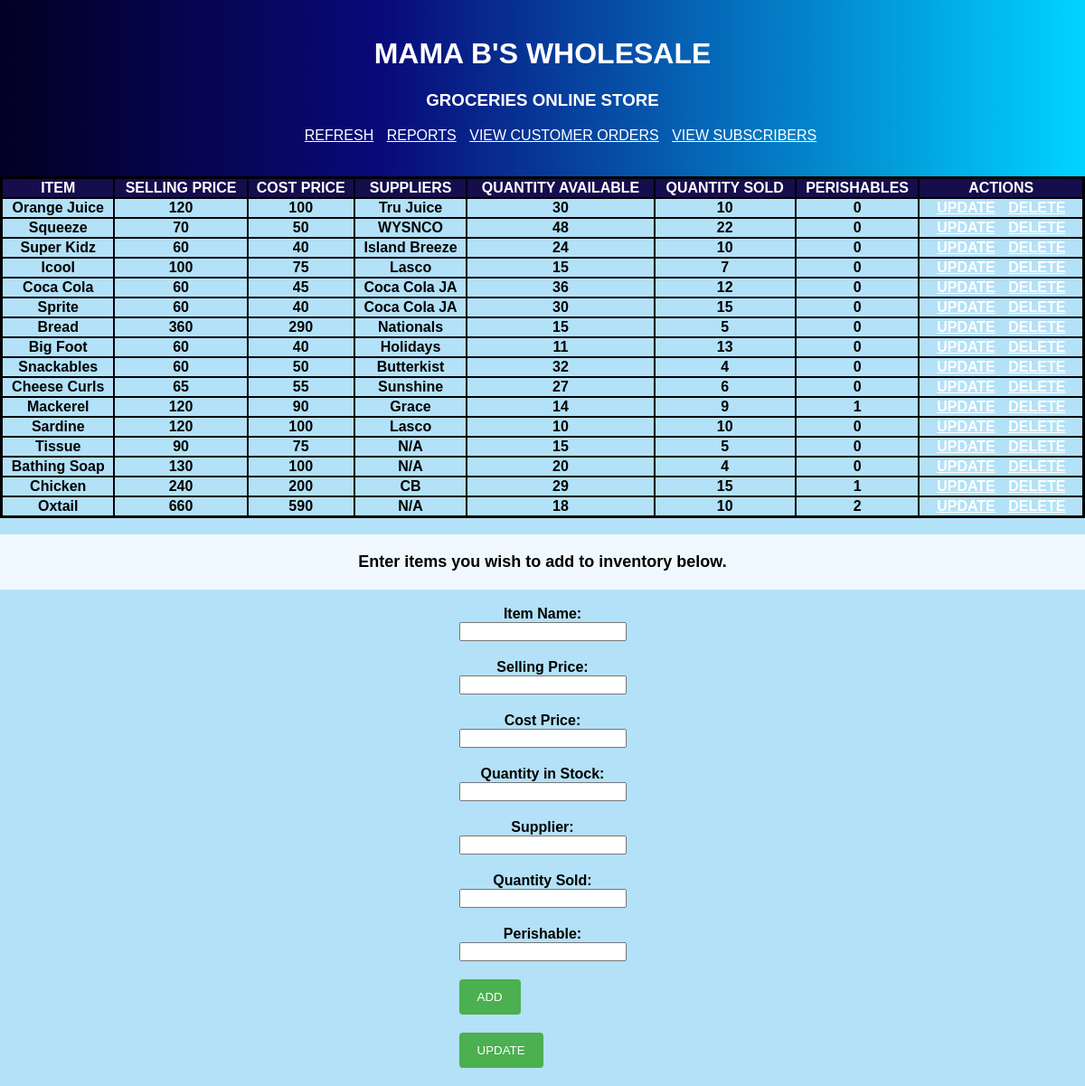
The app's page /PHP/Inventory.php with its own data.
### tables this page shows
CREATE TABLE ITEMS(
    Id INT NOT NULL AUTO_INCREMENT,
    name_item VARCHAR(64) NOT NULL,
    selling_price INT(255) NOT NULL,
    cost_price INT(255) NOT NULL,
    quantity_instock INT(255) NOT NULL, 
    supplier VARCHAR(64) NOT NULL,
    quantity_sold INT(255) NOT NULL,
    perishable INT(64) NOT NULL,
     PRIMARY KEY(Id)
);

### PHP/Inventory.php (the view, shortened to what this page needs)
<?php
$host = 'localhost';
$username = 'admin';
$password = 'mamab';
$dbname = 'INVENTORY';
$conn = new PDO("mysql:host=$host;dbname=$dbname", $username, $password);
$stmt = $conn->query("SELECT * FROM ITEMS;");
$results = $stmt->fetchAll(PDO::FETCH_ASSOC);
?>
<!DOCTYPE html>
<html lang="en">
<head>
    <link rel="stylesheet" href="../CSS/inventory.css" />
</head>
<body>
    <header>
        <h1>MAMA B'S WHOLESALE</h1>
        <h3>GROCERIES ONLINE STORE</h3>
        <nav>
            <ul>
                <a href="http://localhost/Swen_project1/PHP/Inventory.php" class="REFRESH" id="REFRESH">REFRESH</a>
                <a href="http://localhost/Swen_project1/PHP/Report.php">REPORTS</a>
                <a href="http://localhost/Swen_project1/PHP/CustomerOrders.php">VIEW CUSTOMER ORDERS</a>
                <a href="http://localhost/Swen_project1/PHP/ViewSubscribers.php">VIEW SUBSCRIBERS</a>
            </ul>
        </nav>
    </header>
    <main>
        <section class="updateInventory">
            <div class="firstDiv">
                <table>
                    <tr>
                        <th>ITEM</th>
                        <th>SELLING PRICE</th>
                        <th>COST PRICE</th>
                        <th>SUPPLIERS</th>
                        <th>QUANTITY AVAILABLE</th>
                        <th>QUANTITY SOLD</th>
                        <th>PERISHABLES</th>
                        <th>ACTIONS</th>
                    </tr>
                    <?php foreach ($results as $row) : ?>
                        <tr>
                            <td><?= $row['name_item'] ?></td>
                            <td><?= $row['selling_price'] ?></td>
                            <td><?= $row['cost_price'] ?></td>
                            <td><?= $row['supplier'] ?></td>
                            <td><?= $row['quantity_instock'] - $row['perishable']?></td>
                            <td><?= $row['quantity_sold'] ?></td>
                            <td><?= $row['perishable'] ?></td>
                            <td>
                                <a href="http://localhost/Swen_project1/PHP/Inventory.php?update=<?php echo $row['Id'];?>" class="Update" name="Update" value="Update">UPDATE</a>
                                <a href="http://localhost/Swen_project1/PHP/Inventory.php?delete=<?php echo $row['Id'];?>" class="Delete" name="Delete" value="Delete">DELETE</a>
                            </td>
                        </tr>
                    <?php endforeach; ?>
                </table>
            </div>
            <div class="secondDiv">
<?php
    $item_name = '';
    $selling_price = '';
    $cost_price = '';
    $quantity_instock = '';
    $supplier = '';
    $quantity_sold = '';
    $perishables = '';
?>
                <p class="message">Enter items you wish to add to inventory below.</p>
                <form method="POST">
                    <label>Item Name:</label>
                    <input type="text" value="<?php echo $item_name; ?>" id="item" name="item">
                    <label>Selling Price:</label>
                    <input type="text" value="<?php echo $selling_price; ?>" id="sell" name="sell">
                    <label>Cost Price:</label>
                    <input type="text" value="<?php echo $cost_price; ?>" id="cost" name="cost">
                    <label>Quantity in Stock:</label>
                    <input type="text" value="<?php echo $quantity_instock; ?>" id="quantity" name="quantity">
                    <label>Supplier:</label>
                    <input type="text" value="<?php echo $supplier; ?>" id="supplier" name="supplier">
                    <label>Quantity Sold:</label>
                    <input type="text" value="<?php echo $quantity_sold; ?>" id="quantityS" name="quantityS">
                    <label>Perishable:</label>
                    <input type="text" value="<?php echo $perishables; ?>" id="perishables" name="perishables">
                    <input type="submit" name="ADD" class="ADD" value="ADD" id="ADD">
                    <input type="submit" name="UPDATE" class="UPDATE" value="UPDATE" id="UPDATE">
                </form>
            </div>
        </section>
    </main>
</body>
</html>

### CSS/inventory.css (style rules this page uses)
body { margin-top: 0; margin: auto; height: 100%; text-align: center; font-family: 'Gill Sans', 'Gill Sans MT', Calibri, 'Trebuchet MS', sans-serif; display: grid; grid-template-columns: auto; grid-template-rows: auto auto auto auto; background-color: rgb(179, 225, 247); }
header { grid-area: 1; background: linear-gradient(90deg, rgba(2, 0, 36, 1) 0%, rgba(9, 9, 121, 1) 35%, rgba(0, 212, 255, 1) 100%); padding: 20px; text-align: center; color: white; }
a { color: white; padding: 5px; }
.updateInventory { grid-area: 2; display: grid; grid-template-rows: auto auto; }
.firstDiv { grid-area: 1; }
.secondDiv { grid-area: 2; }
table { border-collapse: collapse; border: 3px solid black; width: 100%; }
table th { text-align: center; background-color: rgb(22, 13, 77); color: white; border: 2px solid black; font-weight: bolder; }
table td { text-align: center; border: 2px solid black; font-weight: bolder; }
.message { padding-top: 20px; padding-bottom: 20px; background-color: aliceblue; font-size: large; font-weight: bolder; }
form { display: inline-block; }
label { font-weight: bold; }
input { margin-bottom: 20px; display: block; }
#ADD, #UPDATE { background-color: #4CAF50; color: white; padding: 12px 20px; border: none; border-radius: 4px; cursor: pointer; }

### records on screen
items: name_item "Orange Juice", selling_price "120", cost_price "100", supplier "Tru Juice", $row['quantity_instock']-$row['perishable'] "30", quantity_sold "10", perishable "0"
items: name_item "Squeeze", selling_price "70", cost_price "50", supplier "WYSNCO", $row['quantity_instock']-$row['perishable'] "48", quantity_sold "22", perishable "0"
items: name_item "Super Kidz", selling_price "60", cost_price "40", supplier "Island Breeze", $row['quantity_instock']-$row['perishable'] "24", quantity_sold "10", perishable "0"
items: name_item "Icool", selling_price "100", cost_price "75", supplier "Lasco", $row['quantity_instock']-$row['perishable'] "15", quantity_sold "7", perishable "0"
items: name_item "Coca Cola", selling_price "60", cost_price "45", supplier "Coca Cola JA", $row['quantity_instock']-$row['perishable'] "36", quantity_sold "12", perishable "0"
items: name_item "Sprite", selling_price "60", cost_price "40", supplier "Coca Cola JA", $row['quantity_instock']-$row['perishable'] "30", quantity_sold "15", perishable "0"
items: name_item "Bread", selling_price "360", cost_price "290", supplier "Nationals", $row['quantity_instock']-$row['perishable'] "15", quantity_sold "5", perishable "0"
items: name_item "Big Foot", selling_price "60", cost_price "40", supplier "Holidays", $row['quantity_instock']-$row['perishable'] "11", quantity_sold "13", perishable "0"
items: name_item "Snackables", selling_price "60", cost_price "50", supplier "Butterkist", $row['quantity_instock']-$row['perishable'] "32", quantity_sold "4", perishable "0"
items: name_item "Cheese Curls", selling_price "65", cost_price "55", supplier "Sunshine", $row['quantity_instock']-$row['perishable'] "27", quantity_sold "6", perishable "0"
items: name_item "Mackerel", selling_price "120", cost_price "90", supplier "Grace", $row['quantity_instock'] - $row['perishable'] "14", quantity_sold "9", perishable "1"
items: name_item "Sardine", selling_price "120", cost_price "100", supplier "Lasco", $row['quantity_instock']-$row['perishable'] "10", quantity_sold "10", perishable "0"
items: name_item "Tissue", selling_price "90", cost_price "75", supplier "N/A", $row['quantity_instock']-$row['perishable'] "15", quantity_sold "5", perishable "0"
items: name_item "Bathing Soap", selling_price "130", cost_price "100", supplier "N/A", $row['quantity_instock']-$row['perishable'] "20", quantity_sold "4", perishable "0"
items: name_item "Chicken", selling_price "240", cost_price "200", supplier "CB", $row['quantity_instock'] - $row['perishable'] "29", quantity_sold "15", perishable "1"
items: name_item "Oxtail", selling_price "660", cost_price "590", supplier "N/A", $row['quantity_instock'] - $row['perishable'] "18", quantity_sold "10", perishable "2"
